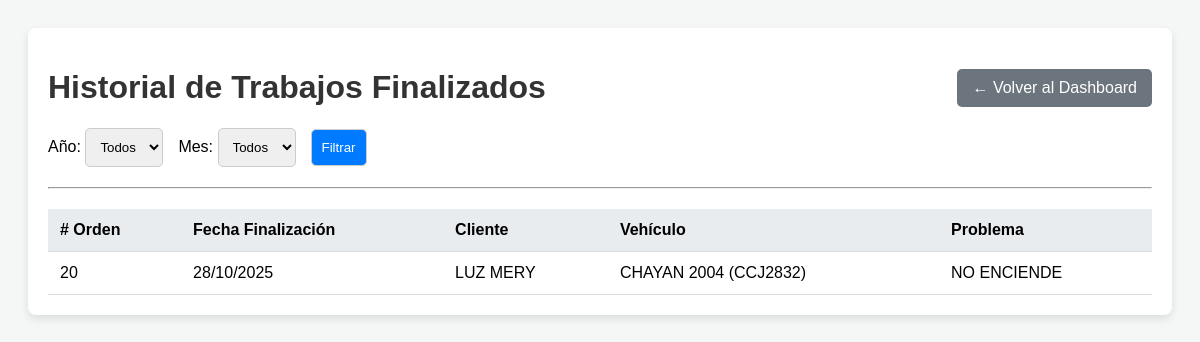
The app's page /historial-ordenes/ (signed in), older data.
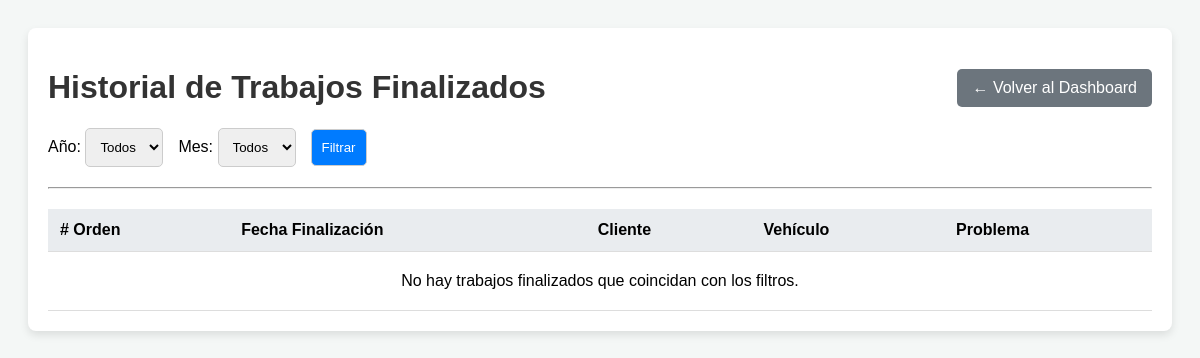
The same page, newer data.
### taller/models.py (models this page shows, shortened)
class OrdenDeReparacion(models.Model):
    cliente = models.ForeignKey(Cliente, on_delete=models.CASCADE)
    vehiculo = models.ForeignKey(Vehiculo, on_delete=models.CASCADE)
    fecha_entrada = models.DateTimeField(auto_now_add=True)
    problema = models.TextField()
    presupuesto_origen = models.OneToOneField('Presupuesto', on_delete=models.SET_NULL, null=True, blank=True, related_name='orden_generada')
    ESTADO_CHOICES = [
        ('Recibido', 'Recibido'),
        ('En Diagnostico', 'En Diagnóstico'),
        ('Esperando Piezas', 'Esperando Piezas'),
        ('En Reparacion', 'En Reparación'),
        ('Listo para Recoger', 'Listo para Recoger'),
        ('Entregado', 'Entregado'),
    ]
    estado = models.CharField(max_length=20, choices=ESTADO_CHOICES, default='Recibido')

class Factura(models.Model):
    orden = models.OneToOneField(OrdenDeReparacion, on_delete=models.CASCADE)
    fecha_emision = models.DateField(auto_now_add=True)
    es_factura = models.BooleanField(default=True)
    subtotal = models.DecimalField(max_digits=10, decimal_places=2, default=0.00)
    iva = models.DecimalField(max_digits=10, decimal_places=2, default=0.00)
    total_final = models.DecimalField(max_digits=10, decimal_places=2, default=0.00)

class Cliente(models.Model):
    nombre = models.CharField(max_length=100)
    telefono = models.CharField(max_length=20, unique=True)

class Vehiculo(models.Model):
    matricula = models.CharField(max_length=20, unique=True)
    marca = models.CharField(max_length=50)
    modelo = models.CharField(max_length=50)
    kilometraje = models.IntegerField(default=0)
    cliente = models.ForeignKey(Cliente, on_delete=models.CASCADE)
    def __str__(self):
        return f"{self.marca} {self.modelo} ({self.matricula})"

### taller/views.py (the view)
# urls.py: path('historial-ordenes/', views.historial_ordenes, name='historial_ordenes'),
@login_required
def historial_ordenes(request):
    ordenes_qs = OrdenDeReparacion.objects.filter(estado='Entregado').select_related('cliente', 'vehiculo', 'factura')
    anos_y_meses_data = get_anos_y_meses_con_datos(); anos_disponibles = sorted(anos_y_meses_data.keys(), reverse=True)
    ano_seleccionado = request.GET.get('ano'); mes_seleccionado = request.GET.get('mes')
    if ano_seleccionado:
        try: ano_int = int(ano_seleccionado); ordenes_qs = ordenes_qs.filter(factura__fecha_emision__year=ano_int)
        except (ValueError, TypeError): ano_seleccionado = None
    if mes_seleccionado:
         try:
            mes_int = int(mes_seleccionado)
            if 1 <= mes_int <= 12: ordenes_qs = ordenes_qs.filter(factura__fecha_emision__month=mes_int)
            else: mes_seleccionado = None
         except (ValueError, TypeError): mes_seleccionado = None
    ordenes = ordenes_qs.order_by('-factura__fecha_emision', '-id')
    ano_sel_int = int(ano_seleccionado) if ano_seleccionado else None; mes_sel_int = int(mes_seleccionado) if mes_seleccionado else None
    context = {
        'ordenes': ordenes, 'anos_y_meses': anos_y_meses_data, 'anos_disponibles': anos_disponibles,
        'ano_seleccionado': ano_sel_int, 'mes_seleccionado': mes_sel_int, 'meses_del_ano': range(1, 13)
    }
    return render(request, 'taller/historial_ordenes.html', context)

### taller/templates/taller/historial_ordenes.html (shortened to what this page needs)
<!DOCTYPE html>
{% load static %}
<html lang="es">
<head>
    <link rel="stylesheet" href="{% static 'taller/css/responsive.css' %}">
</head>
<body>
    <div class="container">
        <div class="header">
            <h1>Historial de Trabajos Finalizados</h1>
            <a href="{% url 'home' %}" class="back-btn">← Volver al Dashboard</a>
        </div>
        <form method="get" action="">
            <div class="filters">
                <div>
                    <label for="ano">Año:</label>
                    <select name="ano" id="ano">
                        <option value="">Todos</option>
                    </select>
                </div>
                <div>
                    <label for="mes">Mes:</label>
                    <select name="mes" id="mes">
                        <option value="">Todos</option>
                    </select>
                </div>
                <button type="submit">Filtrar</button>
            </div>
        </form>
        <hr>
        <table class="report-table">
            <thead>
                <tr>
                    <th># Orden</th>
                    <th>Fecha Finalización</th>
                    <th>Cliente</th>
                    <th>Vehículo</th>
                    <th>Problema</th>
                </tr>
            </thead>
            <tbody>
                {% for orden in ordenes %}
                    <tr onclick="window.location='{% url 'detalle_orden' orden.id %}';">
                        <td>{{ orden.id }}</td>
                        <td>{{ orden.factura.fecha_emision|date:"d/m/Y" }}</td>
                        <td>{{ orden.cliente.nombre }}</td>
                        <td>{{ orden.vehiculo }}</td>
                        <td>{{ orden.problema }}</td>
                    </tr>
                {% empty %}
                    <tr>
                        <td colspan="5" style="text-align: center; padding: 20px;">No hay trabajos finalizados que coincidan con los filtros.</td>
                    </tr>
                {% endfor %}
            </tbody>
        </table>
    </div>
</body>
</html>

Row changes from the older to the newer data that the page shows:
removed OrdenDeReparacion: id "20", factura.fecha_emision "28/10/2025", cliente.nombre "LUZ MERY", vehiculo "CHAYAN 2004 (CCJ2832)", problema "NO ENCIENDE"
Text that changed along with them:
text now shown: "No hay trabajos finalizados que coincidan con los filtros."
